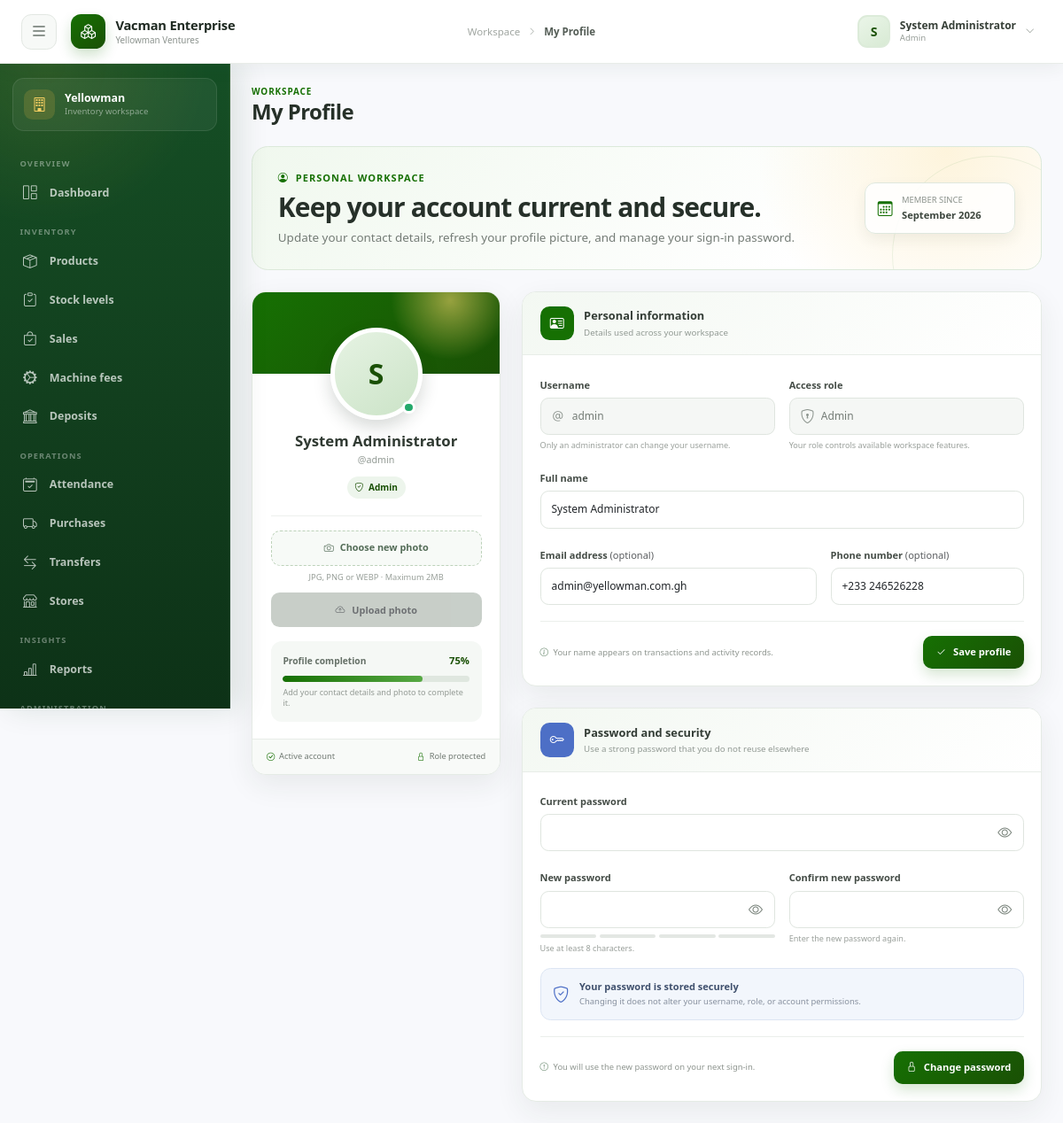
The app's page /profile.php (signed in) with its own data.
### tables this page shows
CREATE TABLE IF NOT EXISTS `users` (
  `id` int(11) NOT NULL AUTO_INCREMENT,
  `username` varchar(50) NOT NULL,
  `password` varchar(255) NOT NULL,
  `full_name` varchar(100) NOT NULL,
  `email` varchar(100) DEFAULT NULL,
  `phone` varchar(20) DEFAULT NULL,
  `photo` varchar(255) DEFAULT NULL,
  `role` enum('admin','manager','mini_manager','cashier','warehouse','sales_clerk','staff') NOT NULL DEFAULT 'sales_clerk',
  `roles` varchar(255) DEFAULT NULL,
  `store_id` int(11) DEFAULT NULL,
  `status` enum('active','frozen') NOT NULL DEFAULT 'active',
  `created_at` timestamp NOT NULL DEFAULT current_timestamp(),
  `updated_at` timestamp NOT NULL DEFAULT current_timestamp() ON UPDATE current_timestamp(),
  PRIMARY KEY (`id`),
  UNIQUE KEY `username` (`username`),
  KEY `idx_username` (`username`),
  KEY `idx_role` (`role`),
  KEY `store_id` (`store_id`),
  KEY `idx_user_status` (`status`)
);

### includes/functions.php (called while the page is built, shortened)
<?php
function e(?string $value): string
{
    return htmlspecialchars($value ?? '', ENT_QUOTES, 'UTF-8');
}

### includes/auth.php (called while the page is built, shortened)
<?php
function current_user(): ?array
{
    return $_SESSION['user'] ?? null;
}
function is_role(string ...$roles): bool
{
    $user = current_user();
    $assignedRoles = $user['roles'] ?? [$user['role'] ?? ''];
    return (bool) array_intersect($roles, $assignedRoles);
}

### profile.php (the view, shortened to what this page needs)
<?php
$pdo = db();
$userId = (int) current_user()['id'];
$stmt = $pdo->prepare('SELECT username, full_name, email, phone, photo, role, roles, status, created_at FROM users WHERE id = ?');
$stmt->execute([$userId]);
$me = $stmt->fetch();
$completionFields = [$me['full_name'], $me['email'], $me['phone'], $me['photo']];
$completedFields = count(array_filter($completionFields, static fn($value) => trim((string) $value) !== ''));
$profileCompletion = (int) round(($completedFields / count($completionFields)) * 100);
$roleLabel = implode(' · ', array_map(
    static fn (string $role): string => ucwords(str_replace('_', ' ', $role)),
    explode(',', $me['roles'] ?: $me['role'])
));
$pageTitle = 'My Profile';
require __DIR__ . '/includes/header.php';
?>
<section class="profile-hero mb-4">
  <div>
    <span class="profile-overline"><i class="bi bi-person-circle me-2"></i>Personal workspace</span>
    <h2>Keep your account current and secure.</h2>
    <p>Update your contact details, refresh your profile picture, and manage your sign-in password.</p>
  </div>
  <div class="profile-member-since"><i class="bi bi-calendar3"></i><span>Member since<strong><?= e(date('F Y', strtotime($me['created_at']))) ?></strong></span></div>
</section>
<div class="row g-4 align-items-start">
  <div class="col-xl-4">
    <aside class="profile-summary-card">
      <div class="profile-summary-cover"></div>
      <div class="profile-avatar-wrap">
        <?php if ($me['photo']): ?>
        <img src="<?= e($me['photo']) ?>" alt="<?= e($me['full_name']) ?> profile picture" class="profile-avatar" id="profileAvatarPreview">
        <?php else: ?>
        <span class="profile-avatar profile-avatar-fallback" id="profileAvatarFallback"><?= e(strtoupper(substr($me['full_name'] ?: 'U', 0, 1))) ?></span>
        <?php endif; ?>
        <span class="profile-online-dot" title="Active account"></span>
      </div>
      <div class="profile-summary-body">
        <h3><?= e($me['full_name']) ?></h3>
        <p>@<?= e($me['username']) ?></p>
        <span class="profile-role"><i class="bi bi-shield-check"></i><?= e($roleLabel) ?></span>
        <form method="POST" action="profile.php" enctype="multipart/form-data" class="profile-photo-form" id="profilePhotoForm">
          <label for="profilePhotoInput" class="profile-photo-picker"><i class="bi bi-camera"></i><span>Choose new photo</span></label>
          <small id="profilePhotoName">JPG, PNG or WEBP · Maximum 2MB</small>
          <button type="submit" class="btn profile-upload-button" id="profileUploadButton" disabled><i class="bi bi-cloud-arrow-up me-2"></i>Upload photo</button>
        </form>
        <div class="profile-completion">
          <div><span>Profile completion</span><strong><?= $profileCompletion ?>%</strong></div>
          <div class="profile-progress" role="progressbar" aria-label="Profile completion" aria-valuenow="<?= $profileCompletion ?>" aria-valuemin="0" aria-valuemax="100"><span style="width: <?= $profileCompletion ?>%"></span></div>
          <small><?= $profileCompletion === 100 ? 'Your profile is complete.' : 'Add your contact details and photo to complete it.' ?></small>
        </div>
      </div>
      <footer class="profile-summary-footer"><span><i class="bi bi-check-circle"></i><?= e(ucfirst($me['status'])) ?> account</span><span><i class="bi bi-lock"></i>Role protected</span></footer>
    </aside>
  </div>
  <div class="col-xl-8">
    <section class="profile-panel mb-4">
      <header class="profile-panel-header"><span><i class="bi bi-person-vcard"></i></span><div><strong>Personal information</strong><small>Details used across your workspace</small></div></header>
      <form method="POST" action="profile.php" class="profile-form">
        <div class="row g-3">
          <div class="col-md-6"><label class="form-label" for="profileUsername">Username</label><div class="profile-readonly-field"><i class="bi bi-at"></i><input type="text" class="form-control" id="profileUsername" value="<?= e($me['username']) ?>" disabled></div><small class="profile-field-help">Only an administrator can change your username.</small></div>
          <div class="col-md-6"><label class="form-label" for="profileRole">Access role</label><div class="profile-readonly-field"><i class="bi bi-shield-lock"></i><input type="text" class="form-control" id="profileRole" value="<?= e($roleLabel) ?>" disabled></div><small class="profile-field-help">Your role controls available workspace features.</small></div>
          <div class="col-12"><label class="form-label" for="profileFullName">Full name</label><input type="text" class="form-control" name="full_name" id="profileFullName" value="<?= e($me['full_name']) ?>" maxlength="100" autocomplete="name" required></div>
          <div class="col-md-7"><label class="form-label" for="profileEmail">Email address <span class="text-muted fw-normal">(optional)</span></label><input type="email" class="form-control" name="email" id="profileEmail" value="<?= e($me['email'] ?? '') ?>" maxlength="100" autocomplete="email" placeholder="you@example.com"></div>
          <div class="col-md-5"><label class="form-label" for="profilePhone">Phone number <span class="text-muted fw-normal">(optional)</span></label><input type="tel" class="form-control" name="phone" id="profilePhone" value="<?= e($me['phone'] ?? '') ?>" maxlength="20" autocomplete="tel" placeholder="+233 ..."></div>
        </div>
        <div class="profile-form-footer"><span><i class="bi bi-info-circle"></i>Your name appears on transactions and activity records.</span><button type="submit" class="btn profile-save-button"><i class="bi bi-check2 me-2"></i>Save profile</button></div>
      </form>
    </section>
    <section class="profile-panel">
      <header class="profile-panel-header security"><span><i class="bi bi-key"></i></span><div><strong>Password and security</strong><small>Use a strong password that you do not reuse elsewhere</small></div></header>
      <form method="POST" action="profile.php" class="profile-form" id="profilePasswordForm">
        <div class="row g-3">
          <div class="col-12"><label class="form-label" for="currentPassword">Current password</label><div class="profile-password-field"><input type="password" class="form-control" name="current_password" id="currentPassword" autocomplete="current-password" required><button type="button" class="profile-password-toggle" data-password-target="currentPassword" aria-label="Show current password"><i class="bi bi-eye"></i></button></div></div>
          <div class="col-md-6"><label class="form-label" for="newPassword">New password</label><div class="profile-password-field"><input type="password" class="form-control" name="new_password" id="newPassword" minlength="8" autocomplete="new-password" required><button type="button" class="profile-password-toggle" data-password-target="newPassword" aria-label="Show new password"><i class="bi bi-eye"></i></button></div><div class="profile-password-strength" id="profilePasswordStrength"><span></span><span></span><span></span><span></span></div><small class="profile-field-help" id="profilePasswordHint">Use at least 8 characters.</small></div>
          <div class="col-md-6"><label class="form-label" for="confirmPassword">Confirm new password</label><div class="profile-password-field"><input type="password" class="form-control" name="confirm_password" id="confirmPassword" minlength="8" autocomplete="new-password" required><button type="button" class="profile-password-toggle" data-password-target="confirmPassword" aria-label="Show password confirmation"><i class="bi bi-eye"></i></button></div><small class="profile-field-help" id="profilePasswordMatch">Enter the new password again.</small></div>
        </div>
        <div class="profile-security-note"><i class="bi bi-shield-check"></i><div><strong>Your password is stored securely</strong><small>Changing it does not alter your username, role, or account permissions.</small></div></div>
        <div class="profile-form-footer password"><span><i class="bi bi-exclamation-circle"></i>You will use the new password on your next sign-in.</span><button type="submit" class="btn profile-save-button"><i class="bi bi-lock me-2"></i>Change password</button></div>
      </form>
    </section>
  </div>
</div>
<?php
require __DIR__ . '/includes/footer.php';
?>

### includes/header.php (shortened to what this page needs)
<?php
$pageTitle = $pageTitle ?? APP_NAME;
$user = current_user();
$userRoleLabels = array_map(
    static fn (string $role): string => ucwords(str_replace('_', ' ', $role)),
    $user['roles'] ?? [$user['role'] ?? '']
);
$currentFile = basename($_SERVER['SCRIPT_NAME']);
function nav_active(string $file, string $current): string
{
    return $file === $current ? 'active' : '';
}
?>
<!DOCTYPE html>
<html lang="en">
<head>
  <link href="https://cdn.jsdelivr.net/npm/bootstrap@5.3.0/dist/css/bootstrap.min.css" rel="stylesheet"/>
  <link href="https://cdn.jsdelivr.net/npm/bootstrap-icons@1.10.5/font/bootstrap-icons.css" rel="stylesheet"/>
  <link href="assets/css/style.css?v=<?= (int) filemtime(ROOT_PATH . '/assets/css/style.css') ?>" rel="stylesheet"/>
</head>
<body>
  <nav class="navbar topbar fixed-top" aria-label="Top navigation">
    <div class="container-fluid px-3 px-lg-4">
      <div class="d-flex align-items-center min-w-0">
        <button class="navbar-menu-button me-3" id="sidebarToggle" type="button" aria-label="Toggle navigation" aria-controls="sidebar" aria-expanded="false">
          <i class="bi bi-list"></i>
        </button>
        <a class="navbar-brand app-brand" href="dashboard.php" aria-label="<?= e(APP_NAME) ?> dashboard">
          <span class="app-brand-mark"><i class="bi bi-boxes"></i></span>
          <span class="app-brand-copy">
            <strong><?= e(APP_NAME) ?></strong>
            <small><?= e(BUSINESS_NAME) ?></small>
          </span>
        </a>
      </div>
      <div class="topbar-page-context d-none d-lg-flex">
        <span>Workspace</span>
        <i class="bi bi-chevron-right"></i>
        <strong><?= e($pageTitle) ?></strong>
      </div>
      <div class="dropdown ms-auto">
        <button class="topbar-user" id="userDropdown" type="button" data-bs-toggle="dropdown" aria-expanded="false">
          <?php if (!empty($user['photo'])): ?>
          <img src="<?= e($user['photo']) ?>" alt="" class="topbar-avatar">
          <?php else: ?>
          <span class="topbar-avatar topbar-avatar-fallback"><?= e(strtoupper(substr($user['full_name'] ?? 'U', 0, 1))) ?></span>
          <?php endif; ?>
          <span class="topbar-user-copy d-none d-sm-block">
            <strong><?= e($user['full_name'] ?? 'User') ?></strong>
            <small><?= e(implode(' · ', $userRoleLabels)) ?></small>
          </span>
          <i class="bi bi-chevron-down topbar-user-chevron"></i>
        </button>
      </div>
    </div>
  </nav>
  <aside class="sidebar" id="sidebar" aria-label="Main navigation">
    <div class="sidebar-inner">
      <div class="sidebar-workspace">
        <span class="sidebar-workspace-icon"><i class="bi bi-building"></i></span>
        <div><strong>Yellowman</strong><small>Inventory workspace</small></div>
      </div>
      <nav class="sidebar-nav">
        <span class="sidebar-section-label">Overview</span>
        <a class="nav-link <?= nav_active('dashboard.php', $currentFile) ?>" href="dashboard.php"><i class="bi bi-grid-1x2"></i><span>Dashboard</span></a>
        <span class="sidebar-section-label">Inventory</span>
        <a class="nav-link <?= nav_active('products.php', $currentFile) ?>" href="products.php"><i class="bi bi-box-seam"></i><span>Products</span></a>
        <a class="nav-link <?= nav_active('inventory.php', $currentFile) ?>" href="inventory.php"><i class="bi bi-clipboard-check"></i><span>Stock levels</span></a>
        <a class="nav-link <?= nav_active('sales.php', $currentFile) ?>" href="sales.php"><i class="bi bi-bag-check"></i><span>Sales</span></a>
        <?php if (is_role('admin', 'manager', 'cashier')): ?>
        <a class="nav-link <?= nav_active('machine_fees.php', $currentFile) ?>" href="machine_fees.php"><i class="bi bi-gear-wide-connected"></i><span>Machine fees</span></a>
        <?php endif; ?>
        <?php if (is_role('admin', 'manager', 'mini_manager', 'cashier', 'sales_clerk')): ?>
        <a class="nav-link <?= nav_active('deposits.php', $currentFile) ?>" href="deposits.php"><i class="bi bi-bank"></i><span>Deposits</span></a>
        <?php endif; ?>
        <span class="sidebar-section-label">Operations</span>
        <?php if (is_role('admin', 'manager', 'mini_manager')): ?>
        <a class="nav-link <?= nav_active('attendance.php', $currentFile) ?>" href="attendance.php"><i class="bi bi-calendar2-check"></i><span>Attendance</span></a>
        <?php endif; ?>
        <?php if (is_role('admin', 'manager', 'mini_manager', 'warehouse')): ?>
        <a class="nav-link <?= nav_active('purchases.php', $currentFile) ?>" href="purchases.php"><i class="bi bi-truck"></i><span>Purchases</span></a>
        <?php endif; ?>
        <a class="nav-link <?= nav_active('transfers.php', $currentFile) ?>" href="transfers.php"><i class="bi bi-arrow-left-right"></i><span>Transfers</span></a>
        <?php if (is_role('admin', 'manager')): ?>
        <a class="nav-link <?= nav_active('stores.php', $currentFile) ?>" href="stores.php"><i class="bi bi-shop"></i><span>Stores</span></a>
        <?php endif; ?>
        <span class="sidebar-section-label">Insights</span>
        <a class="nav-link <?= nav_active('reports.php', $currentFile) ?>" href="reports.php"><i class="bi bi-bar-chart-line"></i><span>Reports</span></a>
        <?php if (is_role('admin')): ?>
        <span class="sidebar-section-label">Administration</span>
        <?php endif; ?>
      </nav>
    </div>
  </aside>
  <div class="main-content" id="mainContent">
    <div class="page-heading mb-4">
      <div>
        <span class="page-heading-label">Workspace</span>
        <h1><?= e($pageTitle) ?></h1>
      </div>
    </div>

### records on screen
users: full_name "S", full_name "System Administrator", created_at "September 2026", username "admin", roles "Admin", status "Active", email "admin@yellowman.com.gh", phone "+233 246526228"

### other values on screen
APP_NAME "Vacman Enterprise"
BUSINESS_NAME "Yellowman Ventures"
$pageTitle "My Profile"
implode(' · ', $userRoleLabels) "Admin"
$profileCompletion "75"
